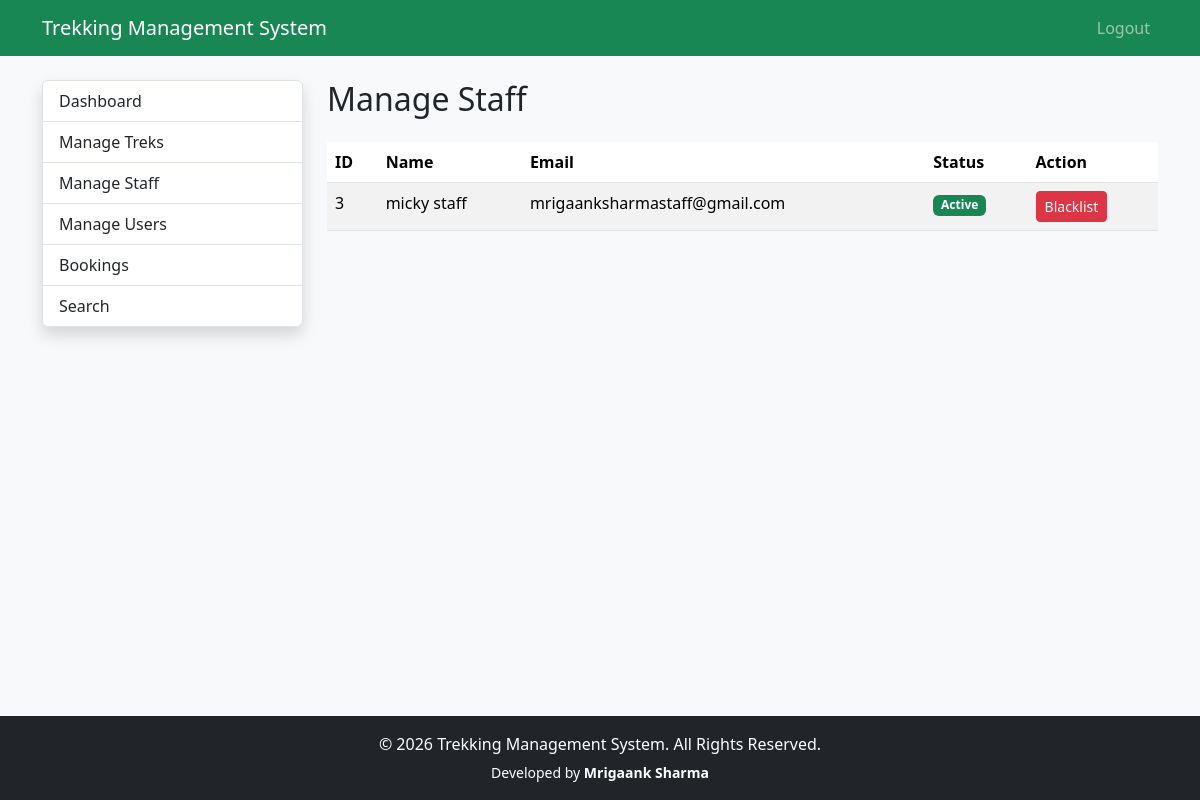
The app's page /admin/staff (signed in), older data.
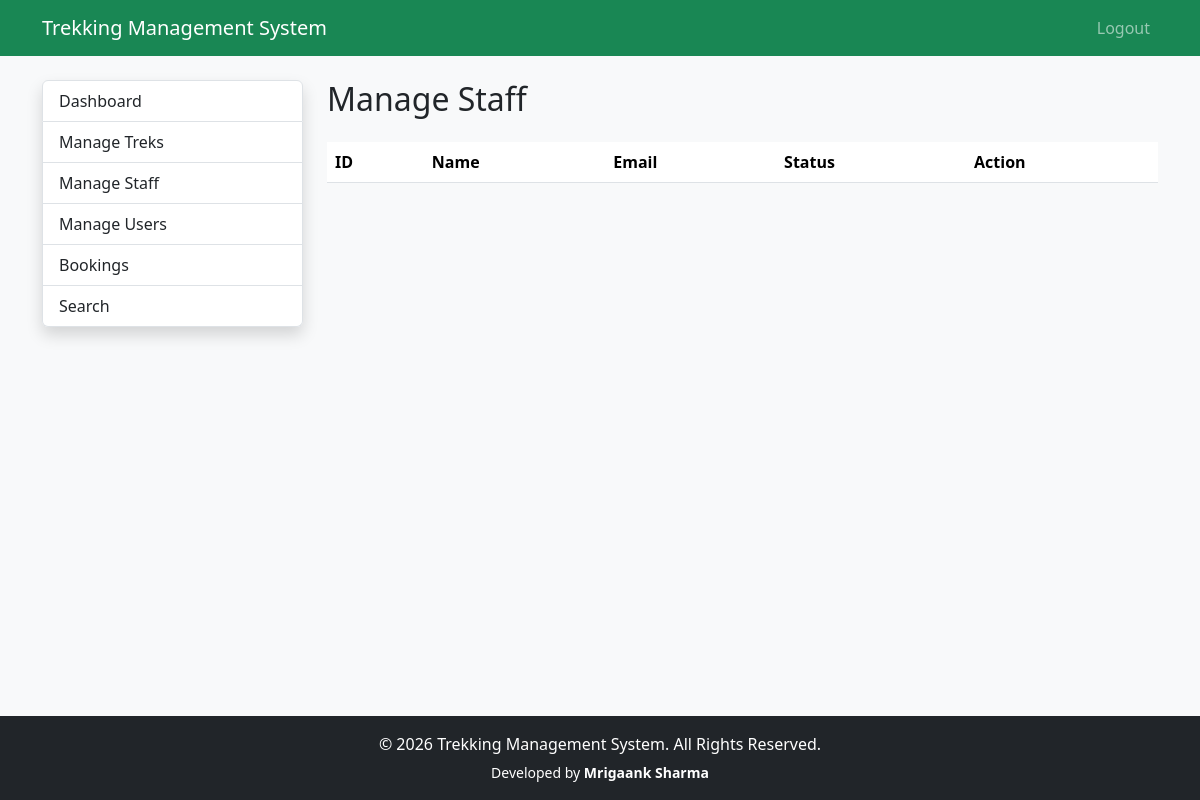
The same page, newer data.
### app/models.py (models this page shows)
class User(UserMixin,db.Model):
    __tablename__="users"
    id=db.Column(db.Integer,primary_key=True)
    name=db.Column(db.String(100),nullable=False)
    email=db.Column(db.String(120),unique=True,nullable=False)
    password=db.Column(db.String(255),nullable=False)
    phone=db.Column(db.String(15))
    role=db.Column(db.String(20),nullable=False)
    status=db.Column(db.String(20),default="active")
    created_at=db.Column(db.DateTime,default=datetime.utcnow)
    assigned_treks=db.relationship(
        "Trek",
        foreign_keys="Trek.staff_id",
        backref="staff",
        lazy=True
    )
    bookings=db.relationship(
        "Booking",
        backref="user",
        lazy=True
    )

### app/admin/staff.py (the view)
@admin_bp.route("/staff")
@login_required
@admin_required
def manage_staff():
    staff = User.query.filter_by(
        role="staff"
    ).all()
    return render_template(
        "admin/staff.html",
        staff=staff
    )

### app/extensions.py (called while the page is built)
@login_manager.user_loader
def load_user(user_id):
    return User.query.get(int(user_id))

### app/templates/admin/staff.html
{% extends 'admin/layout.html' %}
{% block admin_content %}
<h2 class="mb-4">
Manage Staff
</h2>
<table class="table table-striped">
<thead>
<tr>
<th>ID</th>
<th>Name</th>
<th>Email</th>
<th>Status</th>
<th>Action</th>
</tr>
</thead>
<tbody>
{% for member in staff %}
<tr>
<td>{{ member.id }}</td>
<td>{{ member.name }}</td>
<td>{{ member.email }}</td>
<td>
{% if member.status=="pending" %}
<span class="badge bg-warning">
Pending
</span>
{% elif member.status=="active" %}
<span class="badge bg-success">
Active
</span>
{% else %}
<span class="badge bg-danger">
Blacklisted
</span>
{% endif %}
</td>
<td>
{% if member.status=="pending" %}
<a
class="btn btn-success btn-sm"
href="{{ url_for('admin.approve_staff',user_id=member.id) }}">
Approve
</a>
{% elif member.status=="active" %}
<a
class="btn btn-danger btn-sm"
href="{{ url_for('admin.blacklist_staff',user_id=member.id) }}">
Blacklist
</a>
{% else %}
<a
class="btn btn-primary btn-sm"
href="{{ url_for('admin.reactivate_staff',user_id=member.id) }}">
Reactivate
</a>
{% endif %}
</td>
</tr>
{% endfor %}
</tbody>
</table>
{% endblock %}

Row changes from the older to the newer data that the page shows:
no longer on this page (row edited): User: id "3", name "micky staff", email "mrigaanksharmastaff@gmail.com", status "Active"
